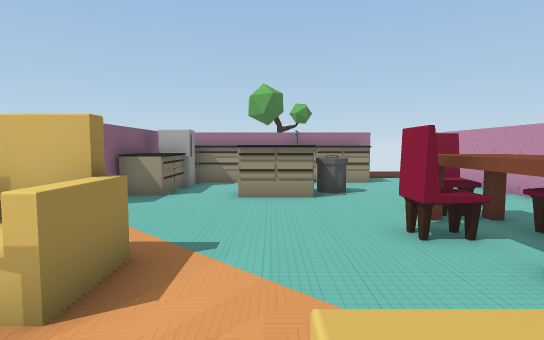
view 1 (above)

18 first-person views from a walk through a 3-D level made in the Unity game engine. The camera is 1.3 m above the floor, tilts 4° down and sees 80° across. Doors are open. The floor is counted in squares, 1 m on a side. Each view is taken from the middle of a square. On the plan, view 1 faces up. The plan holds only what a view shows up to about 14 squares ahead; the rest is blank. The player character is not drawn. Some surface patterns are stand-ins.

view 2
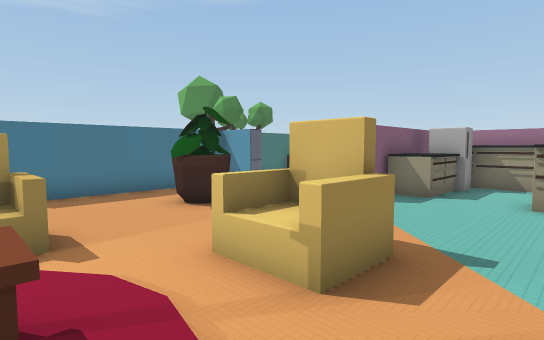

view 3
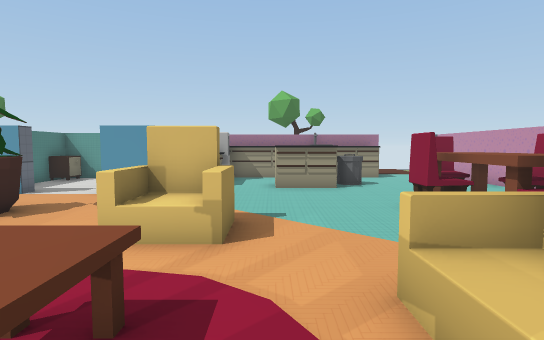

view 4
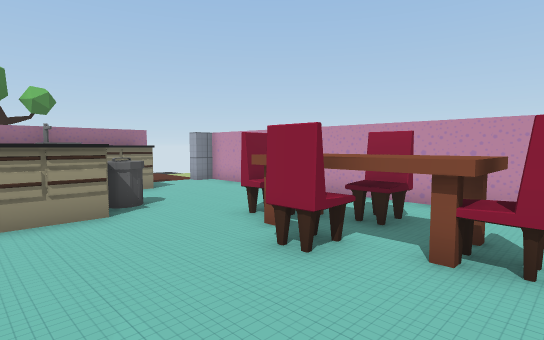

view 5
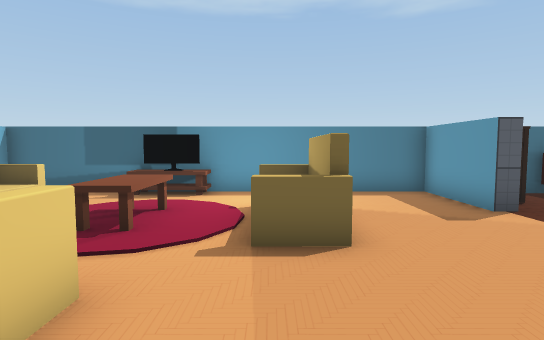

view 6
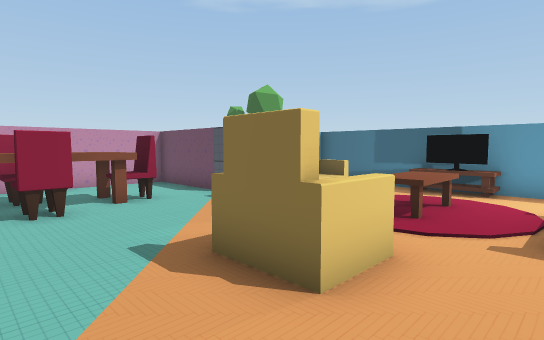

view 7
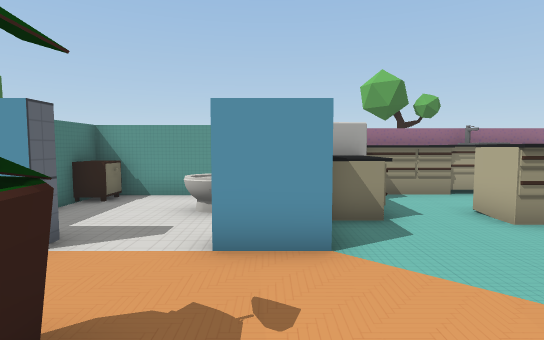

view 8
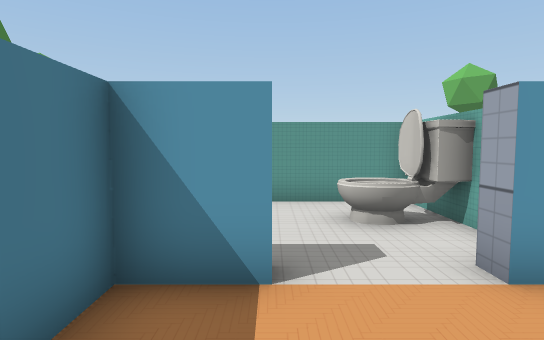

view 9
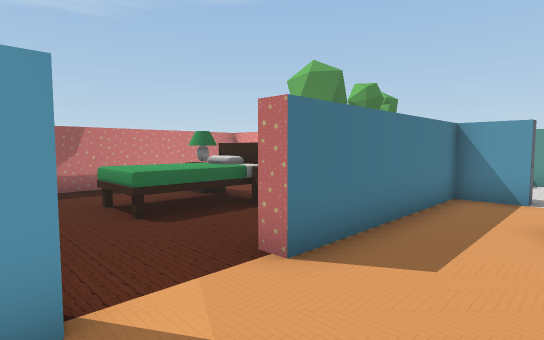

view 10
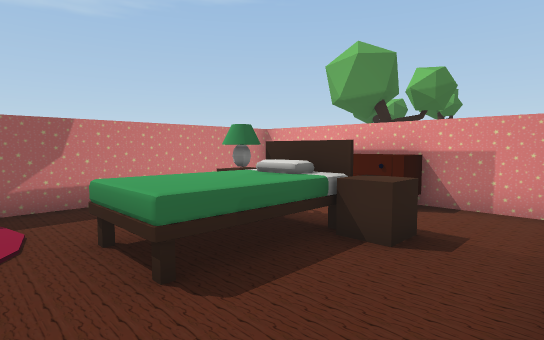

view 11
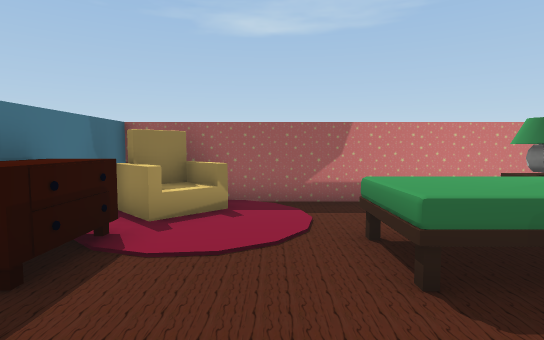

view 12
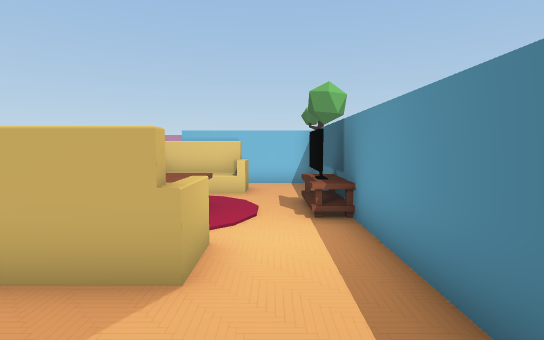

view 13
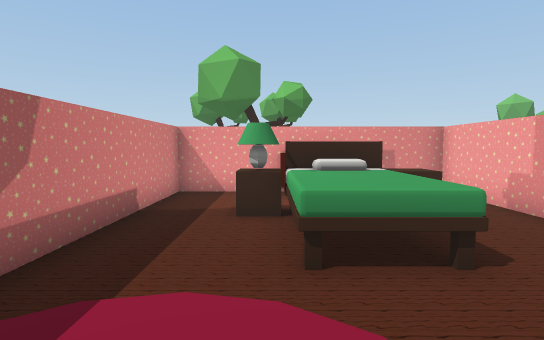

view 14
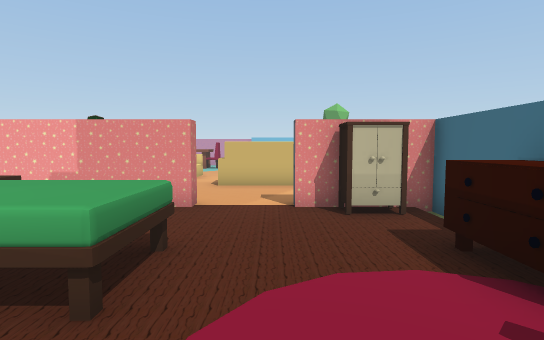

view 15
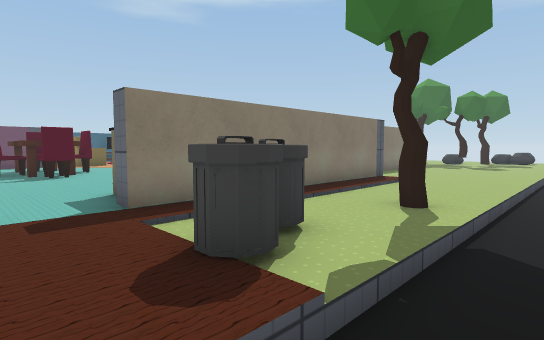

view 16
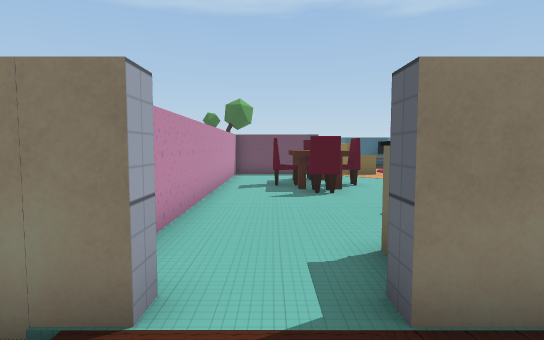

view 17
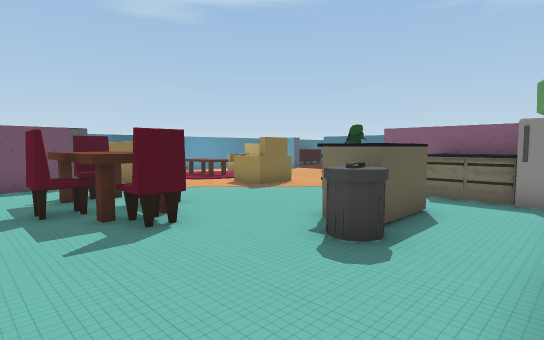

view 18
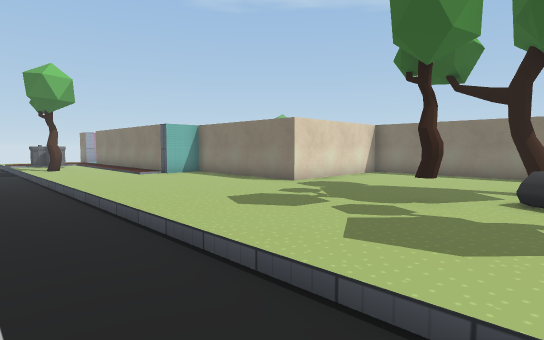

### Floor plan
Key: @ floor where view 1 was taken; # wall or solid block; . main floor; - floor 0.25 m lower than the main floor; D open door; v drop or lower ground; C chair; A armchair; S sofa; F flowerpot; T table; R tree; W drawers; B TV; I toilet; P carpet; K rock; O other object.
Columns run from 18 left of view 1 to 7 right of it. Each row starts with its distance up from view 1.
 20  -  ----
 19    -------------- ----  -
 18  -----------------------
 17  .................R...O..
 16  .................R..OO..
 15  .......................D
 14 R..R..........#########.D#
 13  KKR.........##OOOOOOO#.##
 12   K.....#######OOOOOOO...#
 11   R.....#T... OO.........#
 10   ......#..IIIOO....O....#
  9    .....#...IIOO.OOOO....#
  8    .....#DD..##..OOO.....#
  7 ###########..##......CC..#
  6 #..WWW..#............CC..#
  5 #.......#..F........CCCC.#
  4 #..TOTT.#..FF..AA...CCCC.#
  3 #.OTOTT.#......AA....CC..#
  2 #..OOO..#............C...#
  1 #..OOO..#...S.....SS.....#
  0 #...OO......SO.TT.@S #####
 -1 #. ......D..SO.TT..S #
 -2 #A  ....#D..Sv.TT..S.#
 -3 #A .WW.OO............#
 -4 #APWWW..#......BBO...#
 -5 ######################

Where each view was taken, in squares from view 1:
view 1: 0 up, 0 right, facing up
view 2: 0 up, 0 right, facing up-left
view 3: 2 down, 1 left, facing up
view 4: 2 up, 1 left, facing up-right
view 5: 5 up, 5 left, facing down
view 6: 6 up, 5 left, facing down-right
view 7: 3 up, 5 left, facing up
view 8: 4 up, 8 left, facing up
view 9: 2 down, 7 left, facing up-left
view 10: 1 down, 10 left, facing up-left
view 11: 1 down, 10 left, facing left
view 12: 3 down, 9 left, facing right
view 13: 3 down, 15 left, facing up
view 14: 1 down, 17 left, facing right
view 15: 19 up, 6 right, facing down-left
view 16: 16 up, 5 right, facing down
view 17: 12 up, 6 right, facing down-left
view 18: 20 up, 17 left, facing down-right
